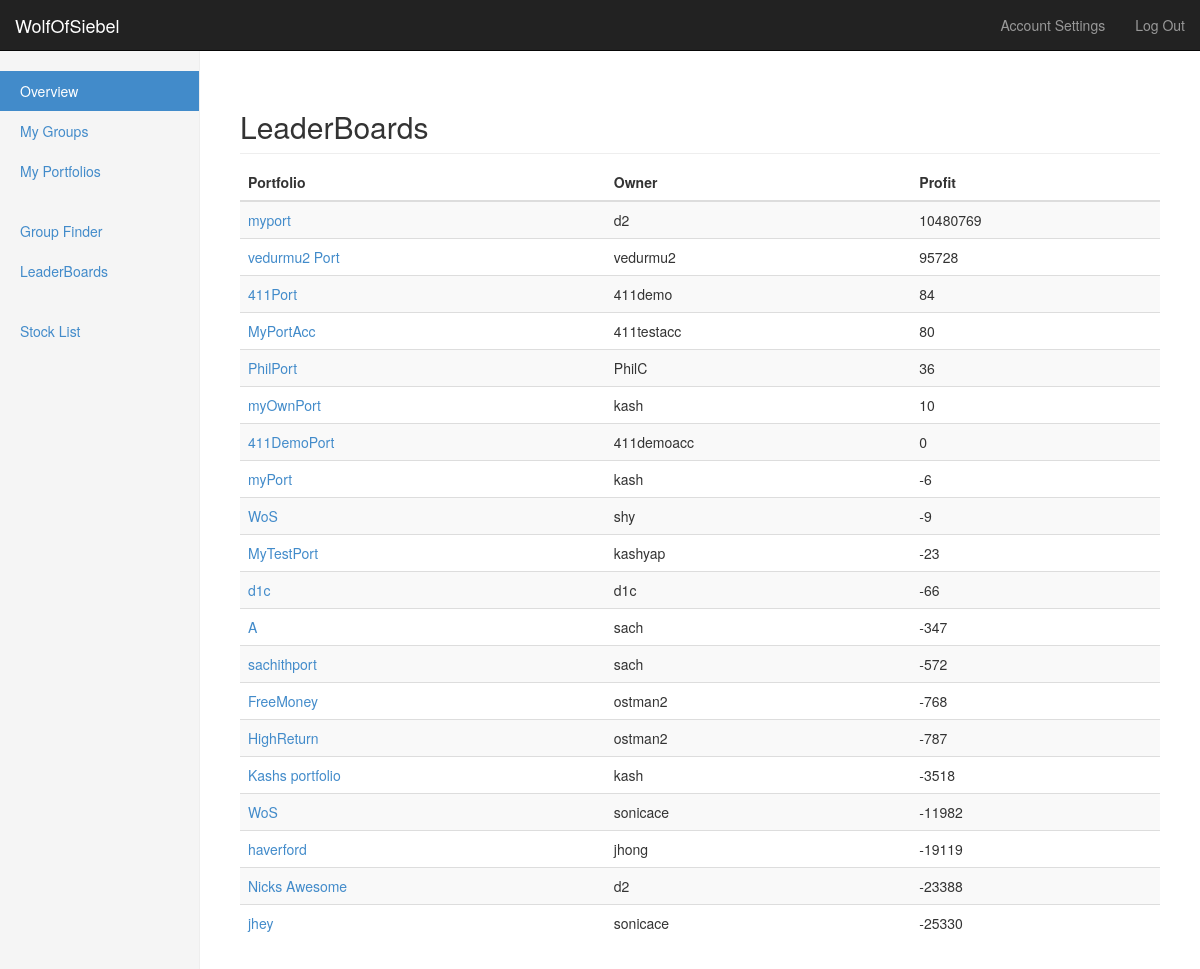
/dashboard.php?page=Leaderboard (signed in), run on the app's committed database.
### tables this page shows
CREATE TABLE IF NOT EXISTS `Portfolio` (
  `pName` varchar(20) NOT NULL,
  `PID` int(11) NOT NULL AUTO_INCREMENT,
  `GID` int(11) NOT NULL,
  `username` varchar(20) NOT NULL,
  `moneyLeft` double NOT NULL,
  PRIMARY KEY (`PID`)
);

### dashboard_loaders/query_objects/Portfolio.php (called while the page is built, shortened)
<?php
class Portfolio {
	public static function get_portfolio_object($PID, $GID, $username) {
		$new_port = new Portfolio(null, null, null, null);
		$con = mysqli_connect("engr-cpanel-mysql.engr.illinois.edu", "wolfofsiebel_usr", "qwertyuiop1", "wolfofsiebel_db");
        $result = null;
        if (is_null($PID))
        	$result = mysqli_query($con, 'SELECT * FROM Portfolio WHERE GID="' . $GID . '" AND username="' . $username . '"');
        else
        	$result = mysqli_query($con, 'SELECT * FROM Portfolio WHERE PID="' . $PID . '"');
        if (!$row = mysqli_fetch_array($result))
            return null;
        $new_port->username = $row['username'];
        $new_port->GID = $row['GID'];
        $new_port->money_left = $row['moneyLeft'];
        $new_port->portfolio_name = $row['pName'];
        $new_port->PID = $row['PID'];
        return $new_port;
	}
}
?>

### dashboard_loaders/LeaderboardDisplay.php (the view, shortened to what this page needs)
<?php
  require_once("query_objects/Portfolio.php");
  function show_leaderboard() {
        if (isset($_SESSION['con'])) $con = $_SESSION['con']; else $con = mysqli_connect("engr-cpanel-mysql.engr.illinois.edu", "wolfofsiebel_usr", "qwertyuiop1", "wolfofsiebel_db");
        $result = mysqli_query($con, 'SELECT * FROM Portfolio');
        $vals = array();
        while ($row = mysqli_fetch_array($result)) {
              $port = Portfolio::get_portfolio_object($row['PID'], null, null);
              $vals[$port->get_profit()] = $port;
        }
        krsort($vals);
        foreach ($vals as $key => $value) {
            echo '<tr>';
            echo "  <td> <a href=\"?page=Portfolio&PID=" . $value->PID . "\">" .
                $value->portfolio_name . " </a> </td>\n";
            echo "  <td>" . $value->username . "</td>\n";
            echo "  <td> " . $key . "</td>\n";
            echo "</tr>";
        }
    }
    function display() {
      echo '<div class="col-sm-9 col-sm-offset-3 col-md-10 col-md-offset-2 main">
            <h2 class="sub-header">LeaderBoards</h2>
              <div class="table-responsive">
                <table class="table table-striped">
                  <thead>
                    <tr>
                      <th>Portfolio</th>
                      <th>Owner</th>
                      <th>Profit</th>
                    </tr>
                  </thead>
                  <tbody>';
                    show_leaderboard();
        echo '    </tbody>
                </table>
              </div>
             </div>';
    }
?>

### dashboard.php (shortened to what this page needs)
<!DOCTYPE html>
<html lang="en">
  <head>
    <link href="css/bootstrap.min.css" rel="stylesheet">
    <link href="css/dashboard.css" rel="stylesheet">
  </head>
  <body>
    <div class="navbar navbar-inverse navbar-fixed-top" role="navigation">
      <div class="container-fluid">
        <div class="navbar-header">
          <a class="navbar-brand" href="/">WolfOfSiebel</a>
        </div>
        <div class="navbar-collapse collapse">
          <ul class="nav navbar-nav navbar-right">
            <li><a href="settings.php">Account Settings</a></li>
            <li><a href="form_submisions/logout.php">Log Out</a></li>
          </ul>
        </div>
      </div>
    </div>
    <div class="container-fluid">
      <div class="row">
        <div class="col-sm-3 col-md-2 sidebar">
          <ul class="nav nav-sidebar">
            <li class="active"><a href="?page=Overview">Overview</a></li>
            <li><a href="?page=MyGroups">My Groups</a></li>
            <li><a href="?page=MyPortfolios">My Portfolios</a></li>
          </ul>
          <ul class="nav nav-sidebar">
            <li><a href="?page=GroupFinder">Group Finder</a></li>
            <li><a href="?page=Leaderboard">LeaderBoards</a></li>
          </ul>
          <ul class="nav nav-sidebar">
            <li><a href="?page=Stocks">Stock List</a></li>
          </ul>
        </div>
        <?php
          display();
        ?>
    </div>
  </body>
</html>

### css/dashboard.css (style rules this page uses)
body { padding-top: 50px; }
.sub-header { padding-bottom: 10px; border-bottom: 1px solid #eee; }
.sidebar { display: none; }
@media (min-width: 768px) { .sidebar { position: fixed; top: 51px; bottom: 0; left: 0; z-index: 1000; display: block; padding: 20px; overflow-x: hidden; overflow-y: auto; background-color: #f5f5f5; border-right: 1px solid #eee; } }
.nav-sidebar { margin-right: -21px; margin-bottom: 20px; margin-left: -20px; }
.nav-sidebar > li > a { padding-right: 20px; padding-left: 20px; }
.nav-sidebar > .active > a { color: #fff; background-color: #428bca; }
.main { padding: 20px; }
@media (min-width: 768px) { .main { padding-right: 40px; padding-left: 40px; } }

### data on the page
portfolio: pName "myport", username "d2", key "10480769"
portfolio: pName "vedurmu2 Port", username "vedurmu2", key "95728"
portfolio: pName "411Port", username "411demo", key "84"
portfolio: pName "MyPortAcc", username "411testacc", key "80"
portfolio: pName "PhilPort", username "PhilC", key "36"
portfolio: pName "myOwnPort", username "kash", key "10"
portfolio: pName "411DemoPort", username "411demoacc", key "0"
portfolio: pName "myPort", username "kash", key "-6"
portfolio: pName "WoS", username "shy", key "-9"
portfolio: pName "MyTestPort", username "kashyap", key "-23"
portfolio: pName "d1c", username "d1c", key "-66"
portfolio: pName "A", username "sach", key "-347"
portfolio: pName "sachithport", username "sach", key "-572"
portfolio: pName "FreeMoney", username "ostman2", key "-768"
portfolio: pName "HighReturn", username "ostman2", key "-787"
portfolio: pName "Kashs portfolio", username "kash", key "-3518"
portfolio: pName "WoS", username "sonicace", key "-11982"
portfolio: pName "haverford", username "jhong", key "-19119"
portfolio: pName "Nicks Awesome", username "d2", key "-23388"
portfolio: pName "jhey", username "sonicace", key "-25330"
